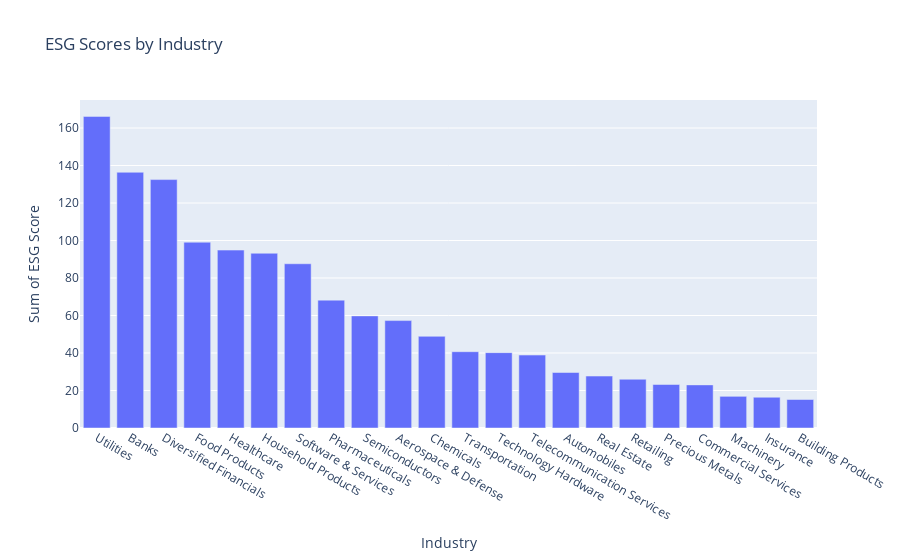

Source (notebook cell):
### Code cell
# Industry wise EGS Scores
fig = px.bar(esg_info_df.groupby(['peerGroup']).sum()['totalScore'].sort_values(ascending=False),  
             title = 'ESG Scores by Industry',
              labels={ # replaces default labels by column name
                "peerGroup": "Industry",  "value": "Sum of ESG Score"
            },
             
             )
fig.update_layout(showlegend=False)
fig.show()

### Figure 1 — Plotly figure (JSON) as saved in the notebook; plotly's stock layout.template omitted (floating-point values rounded to 4 significant figures)
{"data": [{"alignmentgroup": "True", "hovertemplate": "variable=totalScore<br>Industry=%{x}<br>Sum of ESG Score=%{y}<extra></extra>", "legendgroup": "totalScore", "marker": {"color": "#636efa", "pattern": {"shape": ""}}, "name": "totalScore", "offsetgroup": "totalScore", "orientation": "v", "showlegend": true, "textposition": "auto", "type": "bar", "x": ["Utilities", "Banks", "Diversified Financials", "Food Products", "Healthcare", "Household Products", "Software & Services", "Pharmaceuticals", "Semiconductors", "Aerospace & Defense", "Chemicals", "Transportation", "Technology Hardware", "Telecommunication Services", "Automobiles", "Real Estate", "Retailing", "Precious Metals", "Commercial Services", "Machinery", "Insurance", "Building Products"], "xaxis": "x", "y": [166.2, 136.4, 132.5, 99.1, 94.9, 93.2, 87.6, 68.2, 59.8, 57.3, 48.9, 40.7, 40.2, 38.9, 29.6, 27.7, 26, 23.2, 23, 16.9, 16.4, 15.2], "yaxis": "y"}], "layout": {"barmode": "relative", "legend": {"title": {"text": "variable"}, "tracegroupgap": 0}, "showlegend": false, "title": {"text": "ESG Scores by Industry"}, "xaxis": {"anchor": "y", "domain": [0, 1], "title": {"text": "Industry"}}, "yaxis": {"anchor": "x", "domain": [0, 1], "title": {"text": "Sum of ESG Score"}}}}
